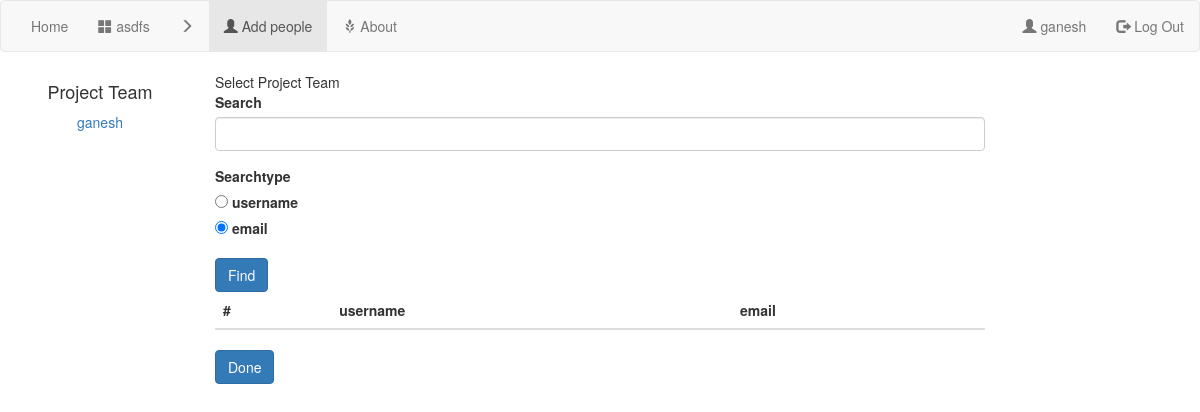
/1/chooseProjectMates/ (signed in), run on an earlier commit of the app's database.
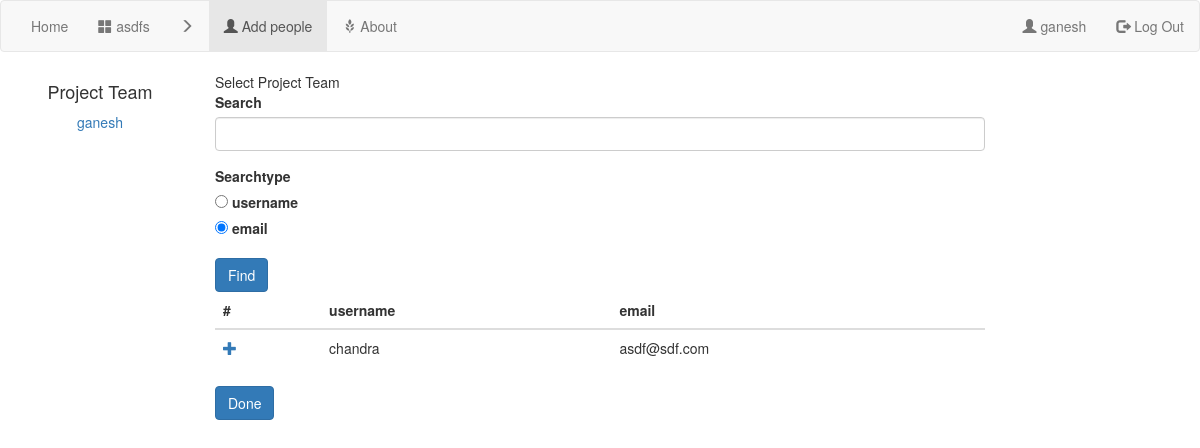
And on a later commit of the database.
### projectMgr/models.py (models this page shows)
class User(AbstractUser):
    profilePicture = models.CharField(max_length=200,null=True)
    fullName = models.CharField(max_length=100,null=True)
    bio = models.CharField(null=True,max_length=500)
    pass

### projectMgr/views.py (the view)
# urls.py: path('<int:projectid>/chooseProjectMates/',views.chooseProjectMates2,name='chooseProjectMates'),
def chooseProjectMates2(request: HttpRequest, projectid):
    if not request.user.is_authenticated:
        return redirect('projectMgr:homepage')
    '''

    :param request:
    :return:
    '''
    project = models.Project.objects.get(id=projectid)
    projectLabel = project.name
    print(request.method)
    results = models.User.objects.all().exclude(username__in=[person.username for person in project.people.all()])[:20]
    if request.method == "POST":
        form = forms.chooseMates2(request.POST)
        if form.is_valid():
            '''
            get the first 20 matches for the search query.
            '''
            search = form.cleaned_data.get('search')
            searchType = form.cleaned_data.get('searchType')
            print('search,searchtype', search, searchType)
            if searchType == 'email':
                results = models.User.objects.filter(email__contains=search)
            elif searchType == 'username':
                results = models.User.objects.filter(username__contains=search)
            results = results.exclude(username__in=[person.username for person in project.people.all()])[:20]
    else:
        form = forms.chooseMates2()
    return render(request, 'projectMgr/selectProjectMates.html',
                  context={'form': form, 'results': results, 'head': projectLabel,
                           'project': project, "thisUser": request.user})

### projectMgr/forms.py
class chooseMates2(forms.Form):
    search = forms.CharField(max_length=200, required=False)
    searchType = forms.ChoiceField(choices=[['username', 'username'], ['email', 'email']], required=False,
                                   widget=forms.RadioSelect, initial='email')

### projectMgr/templates/projectMgr/selectProjectMates.html (shortened to what this page needs)
{% extends 'projectMgr/base.html' %}
{% block heading %}
    Select Project Team
{% endblock %}
{% block leftnav %}
<li><a href="{% url 'projectMgr:projectDetail' project.id %}" ><span class="glyphicon glyphicon-th-large"></span> {{project.name}}</a></li>
<li><a href="" ><span class="glyphicon glyphicon-menu-right"></span></a></li>
<li class="active"><a  href="" ><span class="glyphicon glyphicon-user"></span> Add people</a></li>
{% endblock %}
{% block body %}
    {% load crispy_forms_tags %}
    <form action="{% url 'projectMgr:chooseProjectMates' project.id %}" method="post">
        {{ form|crispy }}
        <input type="submit" class="btn btn-primary" value="Find">
    </form>
<table class="table">
  <thead class="thead-light">
    <tr>
      <th scope="col">#</th>
      <th scope="col">username</th>
      <th scope="col">email</th>
    </tr>
  </thead>
  <tbody>
  {% for person in results %}
      <tr>
          <th scope="row"> <a href="{% url 'projectMgr:addToProject' project.id person.id %}"> <span class="glyphicon glyphicon-plus"></span> </a></th>
      <td>{{person.username}}</td>
      <td>
          {{person.email}}
      </td>
    </tr>
  {% endfor %}
  </tbody>
</table>
    <button class="btn btn-primary" onclick="window.location.href = '{% url 'projectMgr:projectDetail' project.id %}';">Done</button>
{% endblock %}
{% block sidenav %}
    <h4>Project Team</h4>
    {% for person in project.people.all %}
<p><a href="{% url 'projectMgr:signup' %}"> {{ person.username }}</a> </p>
{% endfor %}
{% endblock %}

### projectMgr/templates/projectMgr/base.html (shortened to what this page needs)
<!DOCTYPE html>
<html lang="en">
 {% load static %}
<link rel="stylesheet" type="text/css" href="{% static 'projectMgr/styles.css' %}">
  <link rel="stylesheet" href="https://maxcdn.bootstrapcdn.com/bootstrap/3.4.1/css/bootstrap.min.css">
<nav class="navbar navbar-default ">
    <div class="container-fluid">
        <ul class="nav navbar-nav">
            <li class="nav-item"><a href="{% url 'projectMgr:homepage' %}">Home</a></li>
            {% block leftnav %}
            {% endblock %}
            <li><a href="{% url 'projectMgr:about' %}"><span class="glyphicon glyphicon-grain"></span> About</a></li>
        </ul>
        <ul class="nav navbar-nav navbar-right">
            {% block rightnav %}
                {% if thisUser %}
                    <li><a href="{% url 'projectMgr:userinfo' %}"><span class="glyphicon glyphicon-user"></span> {{ thisUser.username }}</a></li>
                    <li><a href="{% url 'projectMgr:logout' %}"><span class="glyphicon glyphicon-log-out"></span> Log Out</a></li>
                {% else %}
                    <li><a href="{% url 'projectMgr:signin' %}"><span class="glyphicon glyphicon-log-in"></span> Log In</a></li>
                    <li><a href="{% url 'projectMgr:signup' %}"><span class="glyphicon glyphicon-user"></span> Sign Up</a></li>
                {% endif %}
            {% endblock %}
        </ul>
    </div>
</nav>
<div class="container-fluid text-center">
    <div class="row content">
        <div class="col-sm-2 sidenav">
            {% block sidenav %}{% endblock %}
        </div>
        <div class="col-sm-8 text-left">
        {% block heading %}
        {% endblock %}
        {% block body %}{% endblock %}
        </div>
    </div>
</div>
</html>

What changed in the data, as far as the page shows it:
added User: username "chandra", email "asdf@sdf.com"
